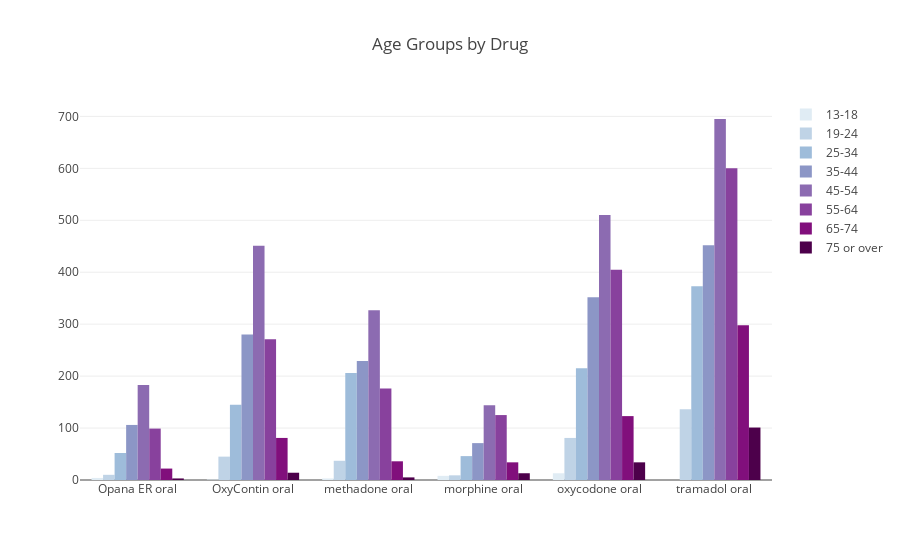

Notebook code cell kept with this figure:
### Code cell
# interactive plot of age distribution
ages = sorted(data2.age.unique())

col = []
for i in range(0, len(ages)):
    col.append(cl.scales['9']['seq']['BuPu'][i+1])


trace = []
for i in range(0, len(ages)):
    trace.append(go.Bar(x = drugNames,
                        y = data2.total[data2.age == ages[i]], 
                        name = ages[i],
                        marker = dict(color = col[i])
                        ))
layout = go.Layout(title = 'Age Groups by Drug')
    
iplot(go.Figure(data = trace, layout = layout))

### Figure 1 — Plotly figure (JSON) as saved in the notebook; plotly's stock layout.template omitted (floating-point values rounded to 4 significant figures)
{"data": [{"marker": {"color": "rgb(224,236,244)"}, "name": "13-18", "type": "bar", "uid": "3127bb52-9ab2-11e8-b0a4-c49ded1fd344", "x": ["Opana ER oral", "OxyContin oral", "methadone oral", "morphine oral", "oxycodone oral", "tramadol oral"], "y": [4, 1, 3, 8, 13]}, {"marker": {"color": "rgb(191,211,230)"}, "name": "19-24", "type": "bar", "uid": "3127bb53-9ab2-11e8-bf00-c49ded1fd344", "x": ["Opana ER oral", "OxyContin oral", "methadone oral", "morphine oral", "oxycodone oral", "tramadol oral"], "y": [10, 45, 37, 9, 81, 136]}, {"marker": {"color": "rgb(158,188,218)"}, "name": "25-34", "type": "bar", "uid": "3127bb54-9ab2-11e8-95e7-c49ded1fd344", "x": ["Opana ER oral", "OxyContin oral", "methadone oral", "morphine oral", "oxycodone oral", "tramadol oral"], "y": [52, 145, 206, 46, 215, 373]}, {"marker": {"color": "rgb(140,150,198)"}, "name": "35-44", "type": "bar", "uid": "3127bb55-9ab2-11e8-b601-c49ded1fd344", "x": ["Opana ER oral", "OxyContin oral", "methadone oral", "morphine oral", "oxycodone oral", "tramadol oral"], "y": [106, 280, 229, 71, 352, 452]}, {"marker": {"color": "rgb(140,107,177)"}, "name": "45-54", "type": "bar", "uid": "3127bb56-9ab2-11e8-9ef5-c49ded1fd344", "x": ["Opana ER oral", "OxyContin oral", "methadone oral", "morphine oral", "oxycodone oral", "tramadol oral"], "y": [183, 451, 327, 144, 510, 695]}, {"marker": {"color": "rgb(136,65,157)"}, "name": "55-64", "type": "bar", "uid": "3127bb57-9ab2-11e8-8035-c49ded1fd344", "x": ["Opana ER oral", "OxyContin oral", "methadone oral", "morphine oral", "oxycodone oral", "tramadol oral"], "y": [99, 271, 176, 125, 405, 600]}, {"marker": {"color": "rgb(129,15,124)"}, "name": "65-74", "type": "bar", "uid": "3127bb58-9ab2-11e8-8366-c49ded1fd344", "x": ["Opana ER oral", "OxyContin oral", "methadone oral", "morphine oral", "oxycodone oral", "tramadol oral"], "y": [22, 81, 36, 34, 123, 298]}, {"marker": {"color": "rgb(77,0,75)"}, "name": "75 or over", "type": "bar", "uid": "3127bb59-9ab2-11e8-9040-c49ded1fd344", "x": ["Opana ER oral", "OxyContin oral", "methadone oral", "morphine oral", "oxycodone oral", "tramadol oral"], "y": [3, 14, 5, 13, 34, 101]}], "layout": {"title": "Age Groups by Drug"}}
